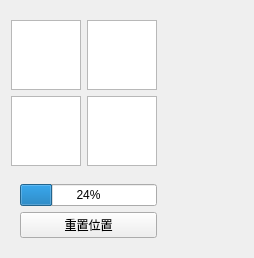
                            <widget class="QWidget" name="page_10">
                             <property name="geometry">
                              <rect>
                               <x>0</x>
                               <y>0</y>
                               <width>254</width>
                               <height>253</height>
                              </rect>
                             </property>
                             <attribute name="label">
                              <string>位置和旋转</string>
                             </attribute>
                             <layout class="QHBoxLayout" name="horizontalLayout_5">
                              <item>
                               <widget class="QWidget" name="widget_6" native="true">
                                <layout class="QHBoxLayout" name="horizontalLayout_57" stretch="5,5">
                                 <property name="spacing">
                                  <number>0</number>
                                 </property>
                                 <property name="leftMargin">
                                  <number>0</number>
                                 </property>
                                 <property name="topMargin">
                                  <number>0</number>
                                 </property>
                                 <property name="rightMargin">
                                  <number>0</number>
                                 </property>
                                 <property name="bottomMargin">
                                  <number>0</number>
                                 </property>
                                 <item>
                                  <widget class="QWidget" name="widget_86" native="true">
                                   <layout class="QVBoxLayout" name="verticalLayout_11" stretch="8,4">
                                    <property name="spacing">
                                     <number>0</number>
                                    </property>
                                    <property name="leftMargin">
                                     <number>0</number>
                                    </property>
                                    <property name="topMargin">
                                     <number>0</number>
                                    </property>
                                    <property name="rightMargin">
                                     <number>0</number>
                                    </property>
                                    <property name="bottomMargin">
                                     <number>0</number>
                                    </property>
                                    <item>
                                     <widget class="QWidget" name="widget_87" native="true">
                                      <layout class="QGridLayout" name="gridLayout_10">
                                       <property name="leftMargin">
                                        <number>0</number>
                                       </property>
                                       <item row="0" column="0">
                                        <widget class="QGraphicsView" name="graphicsView_243"/>
                                       </item>
                                       <item row="0" column="1">
                                        <widget class="QGraphicsView" name="graphicsView_244"/>
                                       </item>
                                       <item row="1" column="0">
                                        <widget class="QGraphicsView" name="graphicsView_245"/>
                                       </item>
                                       <item row="1" column="1">
                                        <widget class="QGraphicsView" name="graphicsView_246"/>
                                       </item>
                                      </layout>
                                     </widget>
                                    </item>
                                    <item>
                                     <widget class="QWidget" name="widget_88" native="true">
                                      <property name="maximumSize">
                                       <size>
                                        <width>900</width>
                                        <height>16777215</height>
                                       </size>
                                      </property>
                                      <layout class="QVBoxLayout" name="verticalLayout_54">
                                       <item>
                                        <widget class="QProgressBar" name="progressBar">
                                         <property name="value">
                                          <number>24</number>
                                         </property>
                                        </widget>
                                       </item>
                                       <item>
                                        <widget class="QPushButton" name="pushButton_72">
                                         <property name="text">
                                          <string>重置位置</string>
                                         </property>
                                        </widget>
                                       </item>
                                      </layout>
                                     </widget>
                                    </item>
                                   </layout>
                                  </widget>
                                 </item>
                                 <item>
                                  <widget class="QWidget" name="widget_85" native="true"/>
                                 </item>
                                </layout>
                               </widget>
                              </item>
                             </layout>
                            </widget>
